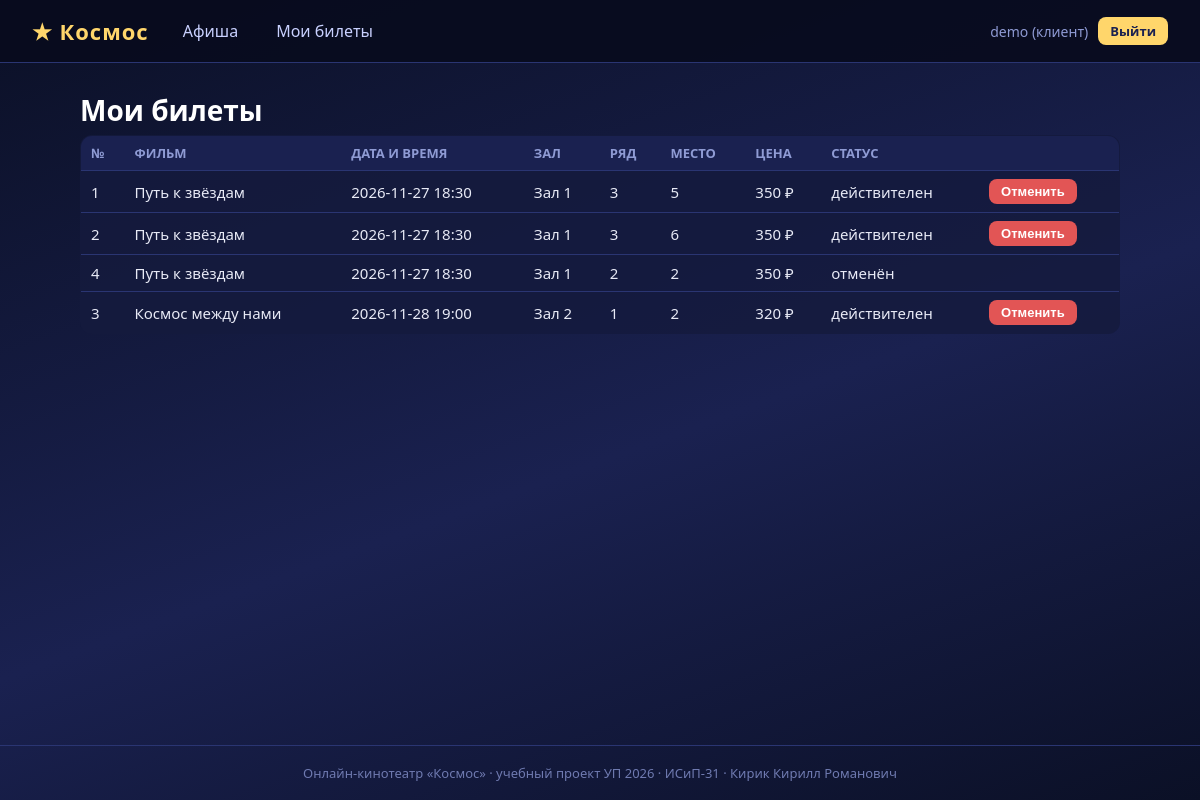
The page /my (signed in) on the database its author committed.
### tables this page shows
CREATE TABLE tickets (
    id INTEGER PRIMARY KEY AUTOINCREMENT,
    session_id INTEGER NOT NULL,
    user_id INTEGER NOT NULL,
    row_num INTEGER NOT NULL,
    seat_num INTEGER NOT NULL,
    price REAL NOT NULL,
    status TEXT NOT NULL DEFAULT 'booked',
    booked_at TEXT NOT NULL,
    FOREIGN KEY (session_id) REFERENCES sessions(id),
    FOREIGN KEY (user_id) REFERENCES users(id),
    UNIQUE (session_id, row_num, seat_num)
);

CREATE TABLE films (
    id INTEGER PRIMARY KEY AUTOINCREMENT,
    title TEXT NOT NULL,
    genre TEXT NOT NULL,
    duration_min INTEGER NOT NULL,
    age_rating TEXT NOT NULL,
    description TEXT
);

### src/backend/app.py (the view)
@app.route("/my")
@login_required
def my_tickets():
    tickets = db.get_user_tickets(session["user_id"])
    return render_template("my_tickets.html", tickets=tickets)

### src/backend/app.py (called while the page is built)
def login_required(view):
    @functools.wraps(view)
    def wrapped(*args, **kwargs):
        if not session.get("user_id"):
            flash("Войдите в систему, чтобы продолжить", "error")
            return redirect(url_for("login", next=request.path))
        return view(*args, **kwargs)
    return wrapped

### src/backend/db.py (called while the page is built)
def get_connection(db_path=None):
    conn = sqlite3.connect(db_path or DB_PATH)
    conn.execute("PRAGMA foreign_keys = ON")
    return conn

def get_user_tickets(user_id):
    conn = get_connection()
    rows = conn.execute(
        "SELECT t.id, t.row_num, t.seat_num, t.price, t.status, t.booked_at, "
        "s.start_time, s.hall, f.title "
        "FROM tickets t JOIN sessions s ON t.session_id = s.id "
        "JOIN films f ON s.film_id = f.id "
        "WHERE t.user_id = ? ORDER BY s.start_time",
        (user_id,),
    ).fetchall()
    conn.close()
    return rows

### src/frontend/templates/my_tickets.html (shortened to what this page needs)
{% extends "base.html" %}
{% block content %}
<h1>Мои билеты</h1>
{% if tickets %}
    <table class="data-table">
        <tr>
            <th>№</th><th>Фильм</th><th>Дата и время</th><th>Зал</th>
            <th>Ряд</th><th>Место</th><th>Цена</th><th>Статус</th><th></th>
        </tr>
        {% for t in tickets %}
            <tr>
                <td>{{ t[0] }}</td>
                <td>{{ t[8] }}</td>
                <td>{{ t[6] }}</td>
                <td>{{ t[7] }}</td>
                <td>{{ t[1] }}</td>
                <td>{{ t[2] }}</td>
                <td>{{ '%.0f'|format(t[3]) }} ₽</td>
                <td>{{ 'действителен' if t[4] == 'booked' else 'отменён' }}</td>
                <td>
                    {% if t[4] == 'booked' %}
                        <form method="POST" action="{{ url_for('cancel', ticket_id=t[0]) }}">
                            <button type="submit" class="btn btn-small btn-danger">Отменить</button>
                        </form>
                    {% endif %}
                </td>
            </tr>
        {% endfor %}
    </table>
{% else %}
    <p>У вас пока нет билетов. <a href="{{ url_for('index') }}">Перейти к афише</a>.</p>
{% endif %}
{% endblock %}

### src/frontend/static/style.css (style rules this page uses)
* { margin: 0; padding: 0; box-sizing: border-box; }
body { font-family: "Segoe UI", Arial, sans-serif; background: linear-gradient(160deg, #0b1026 0%, #1a2150 55%, #0b1026 100%); color: #e8eaf6; min-height: 100vh; display: flex; flex-direction: column; }
h1 { font-size: 28px; margin-bottom: 6px; color: #ffffff; }
.btn { display: inline-block; background: #ffd66b; color: #1a2150; font-weight: 600; border: none; border-radius: 8px; padding: 9px 18px; cursor: pointer; text-decoration: none; font-size: 15px; }
.btn-small { padding: 5px 12px; font-size: 13px; }
.btn-danger { background: #e25555; color: #ffffff; }
table { width: 100%; border-collapse: collapse; font-size: 15px; }
th, td { text-align: left; padding: 8px 10px; border-bottom: 1px solid #2a3572; }
th { color: #8f9bd4; font-weight: 600; font-size: 13px; text-transform: uppercase; }
.data-table { background: rgba(20, 27, 62, 0.85); border-radius: 12px; overflow: hidden; border: 1px solid #2a3572; }
.data-table th { background: #1a2150; }

### rows shown on the page
tickets: id "1", title "Путь к звёздам", start_time "2026-11-27 18:30", hall "Зал 1", row_num "3", seat_num "5", price "350", status "действителен"
tickets: id "2", title "Путь к звёздам", start_time "2026-11-27 18:30", hall "Зал 1", row_num "3", seat_num "6", price "350", status "действителен"
tickets: id "4", title "Путь к звёздам", start_time "2026-11-27 18:30", hall "Зал 1", row_num "2", seat_num "2", price "350", status "отменён"
tickets: id "3", title "Космос между нами", start_time "2026-11-28 19:00", hall "Зал 2", row_num "1", seat_num "2", price "320", status "действителен"

### other values the page prints
{{ session.get('login') }} "demo"
{{ 'админ' if session.get('role') == 'admin' else 'клиент' }} "клиент"
